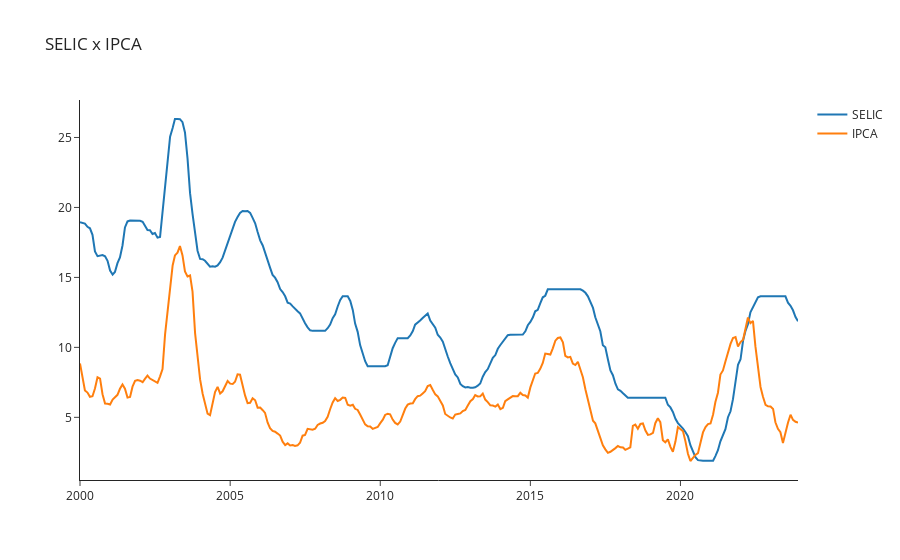

The code cell stored with this chart in its notebook:
### Markdown cell above
### Selic x IPCA

### Code cell
fig = go.Figure()
fig.add_trace(go.Scatter(name= 'SELIC', x=macros.index, y=macros['SELIC']))
fig.add_trace(go.Scatter(name= 'IPCA', x=macros.index, y=macros['IPCA']))
fig.update_layout(template="simple_white", title_text = 'SELIC x IPCA')

### Figure 1 — Plotly figure (JSON) as saved in the notebook; plotly's stock layout.template omitted (floating-point values rounded to 4 significant figures; data arrays with more than 128 entries replaced by an {"elided": "..."} marker saying what was removed)
{"data": [{"name": "SELIC", "type": "scatter", "x": {"elided": "288 str values"}, "y": {"elided": "288 float values"}}, {"name": "IPCA", "type": "scatter", "x": {"elided": "288 str values"}, "y": {"elided": "288 float values"}}], "layout": {"title": {"text": "SELIC x IPCA"}}}
